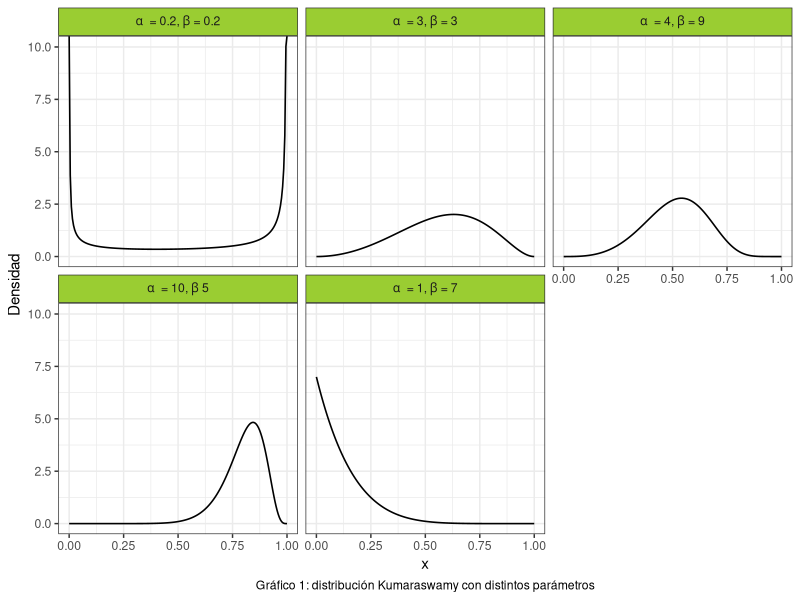
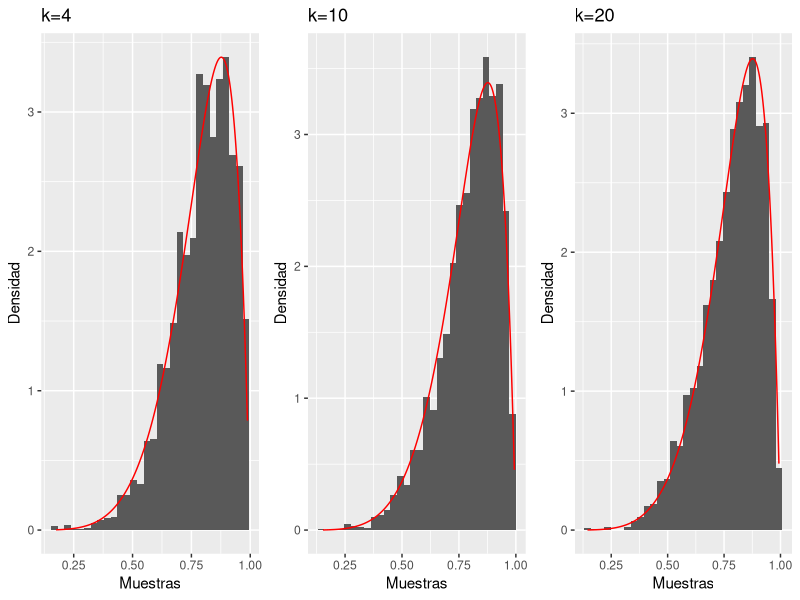
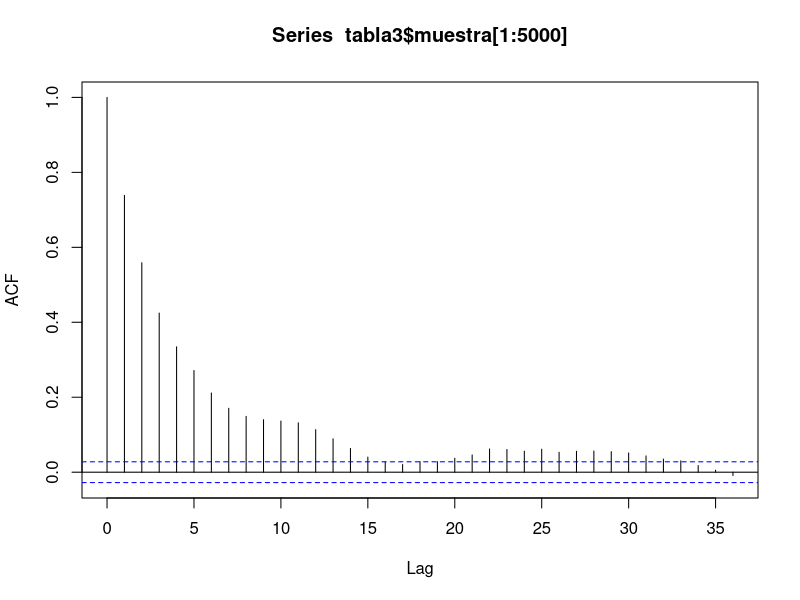
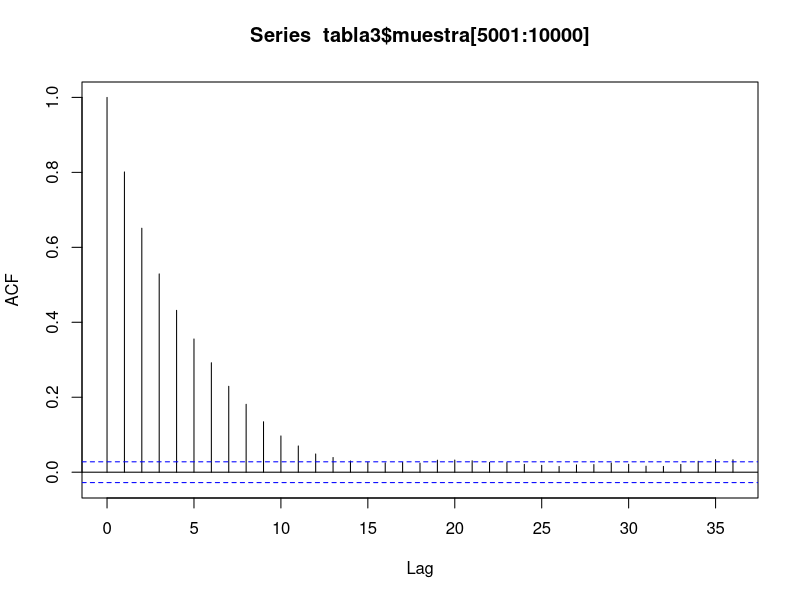
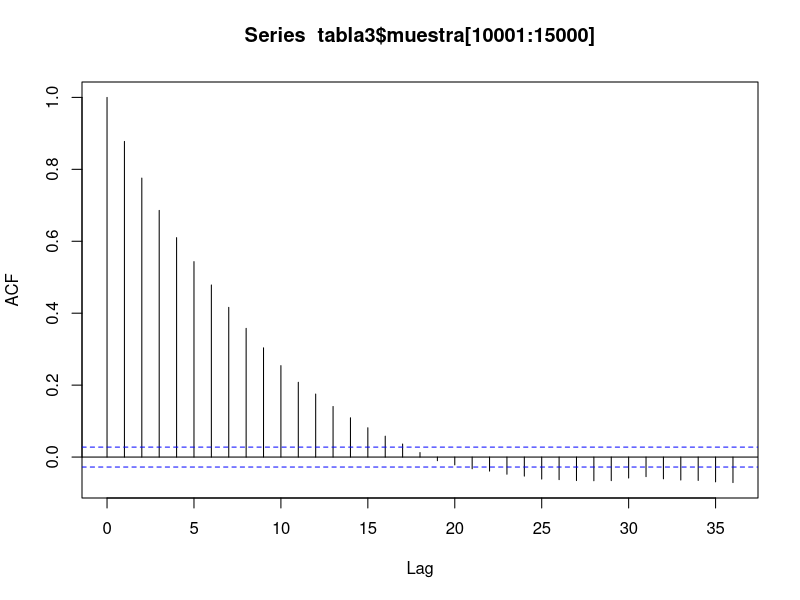
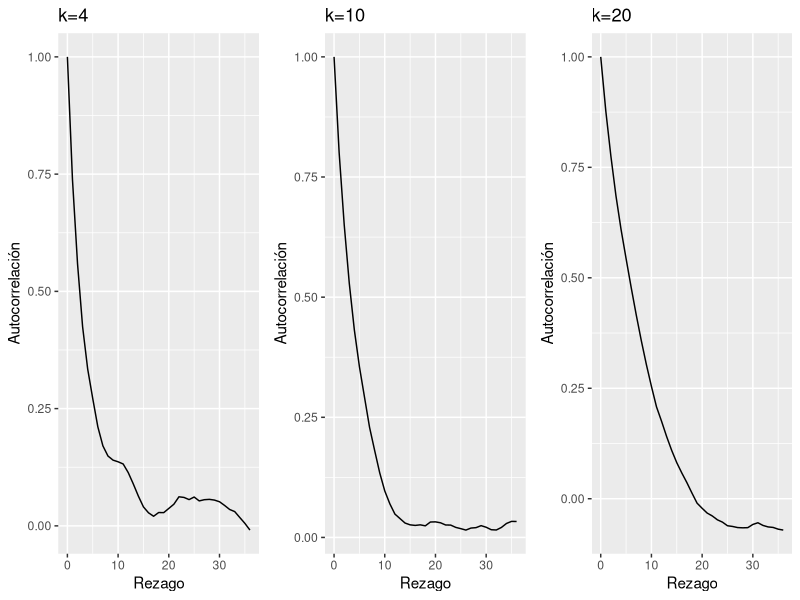

R code for these plots, in order: (Note: this script raises an error after producing the figures.)
## ---- chunk 1
#Librerias
library(ggplot2)
library(dplyr)
library(gridExtra)
library(kableExtra)
library(stats)
library(mvtnorm)
set.seed(394)
## ---- chunk 2

cant_saltos <- 0

#Punto 1:
sample_mh <- function(d_objetivo, r_propuesta, d_propuesta, p_inicial, n) {
  muestras <- matrix(nrow = n, ncol = length(p_inicial))
  muestras[1, ] <- p_inicial
  
  for(i in 2:n) {
    p_actual <- muestras[i-1,]
    p_nuevo <- r_propuesta(p_actual)
    
    f_nuevo <- d_objetivo(p_nuevo)
    f_actual <- d_objetivo(p_actual)
    
    q_actual <- d_propuesta(p_actual, mean = p_nuevo)
    q_nuevo <- d_propuesta(p_nuevo, mean = p_actual)
    
    alpha <- min(1, (f_nuevo/f_actual)*(q_actual/q_nuevo))
    aceptar <- rbinom(1, 1, alpha)
    
    if(aceptar) { 
      muestras[i,] <- p_nuevo
      cant_saltos <- cant_saltos + 1
      
    } else {
      muestras[i,] <- p_actual
    }
  }
  
  if (ncol(muestras) == 1) {
    muestras <- as.vector(muestras)
  } 
  return(list(muestras=muestras,cant_saltos=cant_saltos))
}

## ---- chunk 3
#Punto 2
# Crear grilla para los valores de "x"
grid_n <- 200
x_grid <- seq(0, 1, length.out = grid_n)

kumaraswamy <- function(x, a, b){
  a*b*(x^(a-1))*((1-(x^a))^(b-1))
}

a <- c(0.2, 3, 4, 10, 1)
b <- c(0.2, 3, 9, 5, 7)

#Creamos un data frame para graficar la distribución de Kumaraswamy:

data1 <- data.frame(
  Funcion = as.factor(rep(1:5, each = grid_n)),
  Densidad = numeric(5 * grid_n),
  Grilla = rep(x_grid, times = 5)
) 

#Completamos el data frame con las densidades:
for(i in 1:5) {
    indices <- seq(from = 1 + (i - 1) * 200, to = 200 + (i - 1) * 200)
    data1$Densidad[indices] <- kumaraswamy(x_grid, a[i], b[i])
}

# Asigno etiquetas para cada función de kumaraswamy
levels(data1$Funcion) <- c(
  expression(alpha ~ " = 0.2," ~ beta ~ "= 0.2"),
  expression(alpha ~ " = 3," ~ beta ~ "= 3"),
  expression(alpha ~ " = 4," ~ beta ~ "= 9"),
  expression(alpha ~ " = 10," ~ beta ~ "5"),
  expression(alpha ~ " = 1," ~ beta ~ "= 7")
)

ggplot(data = data1, aes(x = Grilla, y = Densidad)) +
  geom_line(size = 0.55) +
  facet_wrap(~Funcion, labeller = label_parsed) +
  theme_bw() +
  labs(x = "x",
       caption = "Gráfico 1: distribución Kumaraswamy con distintos parámetros") + 
  theme(
    strip.background = element_rect(fill = "olivedrab3"),
    plot.caption = element_text(hjust = 0.5)
  )

## ---- chunk 4
#Punto 3
concentracion3 <- c(4,10,20)
tabla3 <- data.frame ( 
  concentracion = rep(concentracion3, each = 5000),
  muestra = numeric(15000)
  )
tasa3 <- numeric(3)

for (i in 1:3) {
#Funciones a usar
d_objetivo3 <- function(x) kumaraswamy(x, 6, 2)
d_propuesta3 <- function(x, mean) dbeta(x, shape1 = mean * concentracion3[i], shape2 = (1-mean) * concentracion3[i])
r_propuesta3 <- function(x) rbeta(1, shape1 = x * concentracion3[i], shape2 = (1-x) * concentracion3[i])
#Donde x hace referencia a mu
n3 <- 5000
p_inicial3 <- rbeta(1,shape1=2,shape2=2)
funcion3 <- sample_mh(d_objetivo3, r_propuesta3, d_propuesta3, p_inicial3, n3)
indices <- seq(from = 1 + (i - 1) * 5000, to = 5000 + (i - 1) * 5000)
tabla3$muestra[indices] <- funcion3$muestras

tasa3[i] <- funcion3$cant_saltos/n3
} 

#Tasa de aceptacion
tabla3_2 <- data.frame(
  Concentracion = c("4","10","20"),
  Tasa_de_aceptacion = tasa3
) %>%
  kable() %>%
  kable_styling(bootstrap_options = c("striped","hover","condensed")) %>%
  add_footnote("Pie tabla")

#Gata peluda junta
# Agrego una columna con el orden de las muestras
tabla3$orden <- rep(1:5000, times = 3)
tabla3$concentracion <- as.factor(tabla3$concentracion) 


# Gráfico con múltiples líneas
grafico3_1 <- ggplot(data = tabla3, aes(x = orden, y = muestra, group = concentracion, color = concentracion)) +
  geom_line() +
  theme_bw() +
  labs(x = "x", y = "y", color = "Group", caption = "Título grafico") +
  theme(legend.position = "top")  
  
#Trace plots
plot_trace <- function(x){
  data.frame(x = seq_along(x), y = x) %>% 
    ggplot() +
    geom_line(aes(x = x, y = y))
}

grafico3_2 <- plot_trace(tabla3$muestra[1:5000]) + labs (caption = "Titulo grafico")
grafico3_3 <- plot_trace(tabla3$muestra[5001:10000]) + labs (caption = "Titulo grafico")
grafico3_4 <- plot_trace(tabla3$muestra[10001:15000]) + labs (caption = "Titulo grafico")

#Histogramas
plot_hist <- function(x, d_objetivo3) {
  x_seq <- seq(min(x), max(x), length.out = n3)
  df_hist <- data.frame(x = x)
  df_line <- data.frame(x = x_seq, y = d_objetivo3(x_seq))
  
  ggplot(df_hist)+
    geom_histogram(aes(x = x, y =after_stat(density))) +
    geom_line(aes(x = x, y = y), data = df_line, color = "red")
}
grafico3_5 <- plot_hist(tabla3$muestra[1:5000],d_objetivo3) +
  labs (title = "k=4", x = "Muestras", y = "Densidad")
grafico3_6 <- plot_hist(tabla3$muestra[5001:10000],d_objetivo3) +
  labs (title = "k=10", x = "Muestras", y = "Densidad")
grafico3_7 <- plot_hist(tabla3$muestra[10001:15000],d_objetivo3) +
  labs (title = "k=20", x = "Muestras", y = "Densidad")

grid.arrange(grafico3_5,grafico3_6,grafico3_7,nrow=1)

#Graficos de autocorrelacion
a3 <- acf(tabla3$muestra[1:5000])

grafico3_8 <- ggplot()+
  geom_line(aes(y = a3$acf, x = a3$lag)) +
  labs (title = "k=4", x = "Rezago", y = "Autocorrelación")

b3 <- acf(tabla3$muestra[5001:10000])

grafico3_9 <- ggplot()+
  geom_line(aes(y = b3$acf, x = b3$lag)) +
  labs (title = "k=10", x = "Rezago", y = "Autocorrelación")

c3 <- acf(tabla3$muestra[10001:15000])

grafico3_10 <- ggplot()+
  geom_line(aes(y = c3$acf, x = c3$lag)) +
  labs (title = "k=20", x = "Rezago", y = "Autocorrelación")

grid.arrange(grafico3_8,grafico3_9,grafico3_10,nrow=1)
## ---- chunk 5
#Punto 4
muestra4_1 <- tabla3$muestra[1:5000]
muestra4_2 <- tabla3$muestra[5001:10000]
muestra4_3 <- tabla3$muestra[10001:15000]

#Calculo de la media y los percentiles 5 y 95 para X:
medias <- c(mean(muestra4_1), mean(muestra4_2), mean(muestra4_3))
percentiles <- data.frame(
  Muestra = c("1", "2", "3"),
  Percentile_5 = c(quantile(muestra4_1, prob = c(0.05)),
                  quantile(muestra4_2, prob = c(0.05)),
                  quantile(muestra4_3, prob = c(0.05))
                  ),
  Percentil_95 = c(quantile(muestra4_1, prob = c(0.95)),
                  quantile(muestra4_2, prob = c(0.95)),
                  quantile(muestra4_3, prob = c(0.95))
                  )
)

#Cálculo de la media y los percentiles 5 y 95 para logit(X):
l_m1 <- log((muestra4_1/(1-muestra4_1)))
l_m2 <- log((muestra4_2/(1-muestra4_2)))
l_m3 <- log((muestra4_3/(1-muestra4_3)))


medias_l <- c(mean(l_m1), mean(l_m2), mean(l_m3))
percentiles_l <- data.frame(
  Muestra = c("1", "2", "3"),
  Percentile_5 = c(quantile(l_m1, prob = c(0.05)),
                  quantile(l_m2, prob = c(0.05)),
                  quantile(l_m3, prob = c(0.05))
                  ),
  Percentil_95 = c(quantile(l_m1, prob = c(0.95)),
                  quantile(l_m2, prob = c(0.95)),
                  quantile(l_m3, prob = c(0.95))
                  )
)



## ---- chunk 6
#Paso 7

# Funciones a utilizar
#1.Trace plot
plot_trace <- function(x, y) {
  n <- length(x)
  df <- data.frame(
    x = rep(1:n, 2),
    y = c(x,y),
    dimension = rep(1:2, each = n)
  )
  
  ggplot(df) + 
    geom_line(aes(x = x, y = y)) +
    facet_grid(rows = vars(dimension))
}


#2. Cálculo de R sombrero

W <- function(muestras) {
  
  mean(apply(muestras, 2, var))
 
}


B <-  function(muestras, M, S) {
  data_mu1 <- data.frame (
    m1 <- muestras$M1_mu1,
    m2 <- muestras$M2_mu1,
    m3 <- muestras$M3_mu1
  )
  data_mu2 <- data.frame (
    m1 <- muestras$M1_mu2,
    m2 <- muestras$M2_mu2,
    m3 <- muestras$M3_mu2
  )
  media_g_mu1 <- mean(data_mu1)
  media_g_mu2 <- mean(data_mu2)
  media_cadena_mu1 <- mean(apply(data_mu1, 2, mean))
  media_cadena_mu2 <- mean(apply(data_mu2, 2, mean))
  
  
  b_mu1 <- (S/(M-1))* sum((media_cadena_mu1-media_g_mu1)^2)
  b_mu2 <- (S/(M-1))* sum((media_cadena_mu2-media_g_mu2)^2)
  #S = cantidad observaciones
  #M = cantidad muestras
  return(list(b_mu1 = b_mu1, b_mu2 = b_mu2))
}


r_hat <- function(x) {
  S <- nrow(x)
  M <- ncol(x)
  W <- W(x)
  B <- B(x, M, S)
  b_mu1 <- B$b_mu1
  b_mu2 <- B$b_mu2
  r_hat_mu1 <- sqrt(((S/(S-1))*W + (1/S)*b_mu1)/W)
  r_hat_mu2 <- sqrt(((S/(S-1))*W + (1/S)*b_mu2)/W)
  return (list (r_hat_mu1 = r_hat_mu1, r_hat_mu2 = r_hat_mu2))
}

#3. Número efectivo de muestras
n_eff <- function(muestras){
  S <- length(muestras)
  autocorr <- acf(muestras, plot = F, lag = Inf)$acf
  limite <- which((autocorr < 0.001))[1] #sumamos hasta ese valor
  denom <- 1 + 2 * sum(autocorr[2:limite])
  
  S/denom
  
}


n7 <- 5000
funcion7_1 <- function(matriz_cov) {
    d_objetivo7 <- function(x) dmvnorm(x,c(0.4,0.75),matrix(c(1.35,0.4,0.4,2.4),nrow=2))
    d_propuesta7 <- function(x, mean) dmvnorm(x,mean = mean ,sigma = matriz_cov)
    r_propuesta7 <- function(x) rmvnorm(1, mean = x, sigma = matriz_cov)  


funcion7 <- sample_mh(d_objetivo7,r_propuesta7,d_propuesta7,c(0,0),n7)
muestra7 <- funcion7$muestras
grafico7_1 <- plot_trace(muestra7[,1],muestra7[,2])
r_sombrero <- r_hat(muestra7)
n_eff7_1 <- n_eff(muestra7[,1])
n_eff7_2 <- n_eff(muestra7[,2])
 return(list(grafico = grafico7_1, n1 = n_eff7_1, n2 = n_eff7_2, r = r_sombrero,
             muestra7 = muestra7))

    muestras <- data.frame(
      M1_mu1 = numeric(n7),
      M1_mu2 = numeric(n7),
      M2_mu1 = numeric(n7),
      M2_mu2 = numeric(n7),
      M3_mu1 = numeric(n7),
      M3_mu2 = numeric(n7)
    )
    j <- c(1, 3, 5)
    for(i in j) {
      p_inicial7 <- rmvnorm(1, mean = c(0.4,0.75), sigma = diag(2)) 
      funcion7 <- sample_mh(d_objetivo7,r_propuesta7,d_propuesta7,p_inicial7,n7)
      muestras[,i] <- funcion7$muestras[,1]
      muestras[,i+1] <- funcion7$muestras[,2]
      
    }

grafico7_1 <- plot_trace(muestras[,1],muestras[,2])
r_sombrero <- r_hat(muestras)
r_sombrero_mu1 <- r_sombrero$r_hat_mu1
r_sombrero_mu2 <- r_sombrero$r_hat_mu2
n_eff7_mu1 <- n_eff(muestras[,1])
n_eff7_mu2 <- n_eff(muestras[,2])
 return(list(grafico = grafico7_1, n1 = n_eff7_mu1, n2 = n_eff7_mu2, r_mu1 = r_hat_mu1, r_mu2 = r_hat_mu2, muestra7 = muestra7))

}

#Evalucación de diferentes matrices de variancia y covariancia
matriz1 <- funcion7_1(matrix(c(2, 0.5, 0.5, 3), nrow = 2))
matriz2 <- funcion7_1(matrix(c(2, 0, 0, 3), nrow = 2))
matriz3 <- funcion7_1(matrix(c(0.4, 0, 0, 0.4), nrow = 2))
matriz4 <- funcion7_1(matrix(c(1, 0, 0, 1), nrow = 2))
matriz5 <- funcion7_1(matrix(c(5, 0, 0, 6), nrow = 2))

tabla <- data.frame(
  Matriz = c("1", "2", "3", "4", "5"),
  Num_efectivo_p1 = trunc(c(matriz1$n1, matriz2$n1, matriz3$n1, matriz4$n1, matriz5$n1)),
  Num_efectivo_p2 = trunc(c(matriz1$n2, matriz2$n2, matriz3$n2, matriz4$n2, matriz5$n2))
)
tabla
#Nos quedariamos con la ultima matriz.
## ---- chunk 7
#Punto 8: se calculan las probabilidades con la última matriz de var y cov.
muestra7 <- as.data.frame(matriz5$muestra7)
colnames(muestra7) <- c("X", "Y")

#Probabilidades estimadas
#Probabilidad n°1:
prob1 <- muestra7 %>% 
  filter(X > 1) %>% 
  count(Y < 0)

prob1$n[2]/(n7)


#Probabilidad n°2:
prob2 <- muestra7 %>% 
  filter(X > 1) %>% 
  count(Y > 2)

prob2$n[2]/(n7)



#Probabilidad n°3:
prob3 <- muestra7 %>% 
  filter(X > 0.4) %>% 
  count(Y > 0.75)

prob3$n[2]/(n7)



#Probabilidades reales:

#Probabilidad n°1:
pmvnorm(lower = c(1, -Inf), upper = c(Inf, 0), 
        mean = c(0.4, 0.75), sigma = matrix(c(1.35, 0.4, 0.4, 2.4), nrow = 2))

#Cómo funcionan "lower" y "upper"? 
#"lower" es un vector que indica los limites inferiores de cada variable: 1 para X y -Infinito para Y; "upper" funciona de manera igual.


#Probabilidad n°2:
pmvnorm(lower = c(1, 2), upper = c(Inf, Inf), 
        mean = c(0.4, 0.75), sigma = matrix(c(1.35, 0.4, 0.4, 2.4), nrow = 2))



#Probabilidad n°3:
pmvnorm(lower = c(0.4, 0.75), upper = c(Inf, Inf), 
        mean = c(0.4, 0.75), sigma = matrix(c(1.35, 0.4, 0.4, 2.4), nrow = 2))


## ---- chunk 8
#Punto 9

p_estrella <- function(x, a, b){
  exp(-((((a - x[1])^2) + b * ((x[2] - x[1])^2))^2))
}



n9 <- 5000

funcion9_1 <- function(matriz_cov) {
    d_objetivo9 <- function(x) p_estrella(x, 0.5, 5)
    d_propuesta9 <- function(x, mean) dmvnorm(x, mean = mean, sigma = matriz_cov)
    r_propuesta9 <- function(x) rmvnorm(1, mean = x, sigma = matriz_cov)  
    
    funcion9 <- sample_mh(d_objetivo9,r_propuesta9,d_propuesta9,c(0,0),n9)
    muestra9 <- funcion9$muestras
    grafico9_1 <- plot_trace(muestra9[,1],muestra9[,2])
    
    n_eff9_1 <- n_eff(muestra9[,1])
    n_eff9_2 <- n_eff(muestra9[,2])
    tasa9 <- funcion9$cant_saltos/n9
    
    return(list(grafico = grafico9_1, n1 = n_eff9_1, n2 = n_eff9_2,
             muestra9 = muestra9, tasa9 = tasa9))

}


funcion9_1(matrix(c(0.3, 0.5, 0.5, 0.2), nrow = 2))
